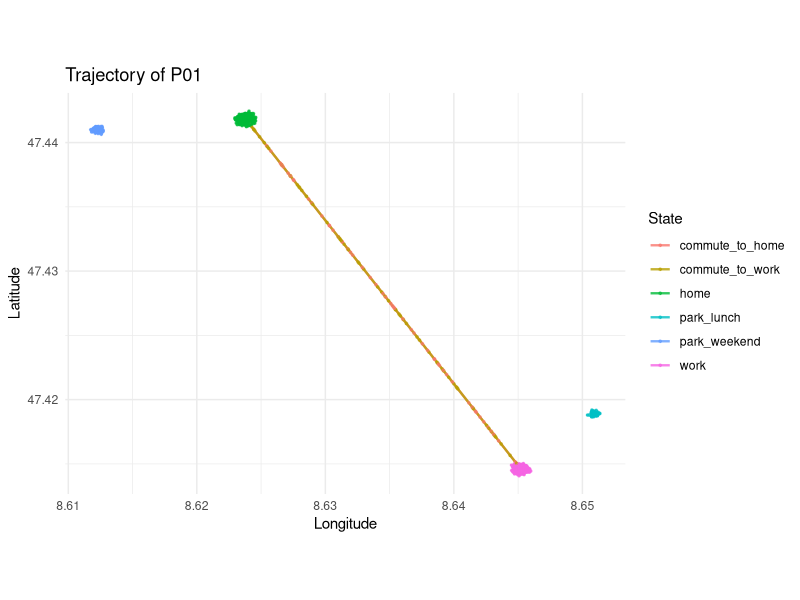

Write the R code that produced this figure.

library(sf)
library(tidyverse)
library(lubridate)

set.seed(42)

# ---------------- Parameter ----------------
n_people   <- 20          # Anzahl Personen
days       <- 14          # Tage
step_mins  <- 10          # Intervall in Minuten
tz_local   <- "Europe/Zurich"

# Grobe BBOX für Zürich (WGS84). Für Mock-Daten reicht das.
zrh <- st_as_sfc(st_bbox(c(xmin = 8.45, ymin = 47.32,
                           xmax = 8.64, ymax = 47.45), crs = 4326))

crs_wgs84 <- 4326
crs_ch    <- 2056  # LV95 für metrische Distanzen

# ------------- Hilfsfunktionen (metrisch) -------------
to_ch  <- function(g) st_transform(g, crs_ch)
to_wgs <- function(g) st_transform(g, crs_wgs84)

sample_point <- function(poly) st_sample(poly, 1) %>% st_cast("POINT")

move_from <- function(pt, dist_m, angle_rad) {
  p  <- to_ch(pt)
  xy <- st_coordinates(p)
  new_xy <- cbind(xy[1] + dist_m * cos(angle_rad),
                  xy[2] + dist_m * sin(angle_rad))
  to_wgs(st_sfc(st_point(new_xy), crs = crs_ch))
}

# ------------- Orte pro Person (Home/Work/Parks) -------------
mk_places <- function(id, poly) {
  home      <- sample_point(poly)
  work      <- move_from(home,      runif(1, 2000, 7000), runif(1, 0, 2*pi))
  park_home <- move_from(home,      runif(1,  300, 1200), runif(1, 0, 2*pi))
  park_work <- move_from(work,      runif(1,  200,  800), runif(1, 0, 2*pi))
  tibble(id = id,
         place = c("home","work","park_home","park_work"),
         geometry = c(home, work, park_home, park_work)) |>
    st_as_sf(crs = 4326)
}

ids     <- sprintf("P%02d", 1:n_people)
places  <- map_dfr(ids, mk_places, poly = zrh)

# Für schnelle Berechnung: Koordinaten als metrische x/y pro Ort breit pivotieren
places_xy <- places |>
  st_transform(crs_ch) |>
  mutate(x = st_coordinates(geometry)[,1],
         y = st_coordinates(geometry)[,2]) |>
  st_drop_geometry() |>
  select(id, place, x, y) |>
  pivot_wider(names_from = place, values_from = c(x,y), names_sep = "_")

# ------------- Zeitraster (2 Wochen, 10-minütig) -------------
start_datetime <- as.POSIXct(paste(Sys.Date() - (days - 1), "00:00:00"), tz = tz_local)
end_datetime   <- start_datetime + days*24*3600 - step_mins*60
times          <- seq(start_datetime, end_datetime, by = paste(step_mins, "mins"))

grid <- tidyr::crossing(id = ids, time = times) |>
  mutate(date       = as.Date(time, tz = tz_local),
         tod_min    = hour(time) * 60 + minute(time),
         wday       = lubridate::wday(time, week_start = 1),  # 1=Mo
         is_weekend = wday >= 6)

# Tages-spezifische (und personen-spezifische) Zeitpläne mit etwas Zufall
sched_params <- tidyr::crossing(id = ids, date = unique(grid$date)) |>
  mutate(
    commute_start1 = 7*60 + 30 + rnorm(n(), 0, 10),
    commute_dur1   = pmax(40, rnorm(n(), 60, 8)),
    work_start     = commute_start1 + commute_dur1,
    lunch_start    = 12*60 + rnorm(n(), 0, 15),
    lunch_dur      = pmax(20, rnorm(n(), 45, 10)),
    commute_start2 = 17*60 + rnorm(n(), 0, 10),
    commute_dur2   = pmax(40, rnorm(n(), 60, 8))
  )

# ------------- State-Zuordnung pro Zeitstempel -------------
traj <- grid |>
  left_join(sched_params, by = c("id","date")) |>
  mutate(
    state = case_when(
      !is_weekend & tod_min <  commute_start1                          ~ "home",
      !is_weekend & tod_min >= commute_start1 &
        tod_min <  commute_start1 + commute_dur1                       ~ "commute_to_work",
      !is_weekend & tod_min >= work_start &
        tod_min <  lunch_start                                         ~ "work",
      !is_weekend & tod_min >= lunch_start &
        tod_min <  lunch_start + lunch_dur                             ~ "park_lunch",
      !is_weekend & tod_min >= lunch_start + lunch_dur &
        tod_min <  commute_start2                                      ~ "work",
      !is_weekend & tod_min >= commute_start2 &
        tod_min <  commute_start2 + commute_dur2                       ~ "commute_to_home",
      !is_weekend & tod_min >= commute_start2 + commute_dur2           ~ "home",
      is_weekend  & tod_min >= 10*60 & tod_min < 16*60                 ~ "park_weekend",
      TRUE                                                             ~ "home"
    ),
    frac = case_when(
      state == "commute_to_work" ~ (tod_min - commute_start1) / commute_dur1,
      state == "commute_to_home" ~ (tod_min - commute_start2) / commute_dur2,
      TRUE ~ NA_real_
    )
  )

# ------------- Positionen je State (metrisch) -------------
# leichte Positionsjitter, damit Punkte an Home/Work/Park nicht exakt gleich sind
sd_home  <- 20    # m
sd_work  <- 20
sd_park  <- 15

traj_xy <- traj |>
  left_join(places_xy, by = "id") |>
  mutate(
    x = case_when(
      state == "home"          ~ rnorm(n(), x_home, sd_home),
      state == "work"          ~ rnorm(n(), x_work, sd_work),
      state == "park_lunch"    ~ rnorm(n(), x_park_work, sd_park),
      state == "park_weekend"  ~ rnorm(n(), x_park_home, sd_park),
      state == "commute_to_work" ~ x_home + frac * (x_work - x_home),
      state == "commute_to_home" ~ x_work + frac * (x_home - x_work),
      TRUE ~ rnorm(n(), x_home, sd_home)
    ),
    y = case_when(
      state == "home"          ~ rnorm(n(), y_home, sd_home),
      state == "work"          ~ rnorm(n(), y_work, sd_work),
      state == "park_lunch"    ~ rnorm(n(), y_park_work, sd_park),
      state == "park_weekend"  ~ rnorm(n(), y_park_home, sd_park),
      state == "commute_to_work" ~ y_home + frac * (y_work - y_home),
      state == "commute_to_home" ~ y_work + frac * (y_home - y_work),
      TRUE ~ rnorm(n(), y_home, sd_home)
    )
  )

# ------------- sf-Objekt + Längen/Geschwindigkeit -------------
traj_sf <- traj_xy |>
  st_as_sf(coords = c("x","y"), crs = crs_ch, remove = FALSE) |>
  st_transform(crs_wgs84) |>
  mutate(
    lon = st_coordinates(geometry)[,1],
    lat = st_coordinates(geometry)[,2]
  ) |>
  arrange(id, time) |>
  group_by(id) |>
  mutate(
    # Distanz & Geschwindigkeit (m, m/s) über metrische x/y (LV95)
    dist_m   = sqrt((x - lag(x))^2 + (y - lag(y))^2),
    speed_ms = dist_m / (step_mins * 60)
  ) |>
  ungroup() |>
  select(id, time, date, state, lon, lat, dist_m, speed_ms, geometry)

# ----- Beispiel-Plot (optional) -----
library(dplyr)
library(ggplot2)

id_show <- "P01"

df <- traj_sf %>%
  filter(id == id_show) %>%
  arrange(time)

ggplot(df, aes(lon, lat)) +
  geom_path(aes(color = state), linewidth = 0.8, alpha = 0.8) +
  geom_point(aes(color = state), size = 0.6, alpha = 0.6) +
  coord_equal() +
  labs(title = paste("Trajectory of", id_show),
       x = "Longitude", y = "Latitude", color = "State") +
  theme_minimal()


traj_sf
